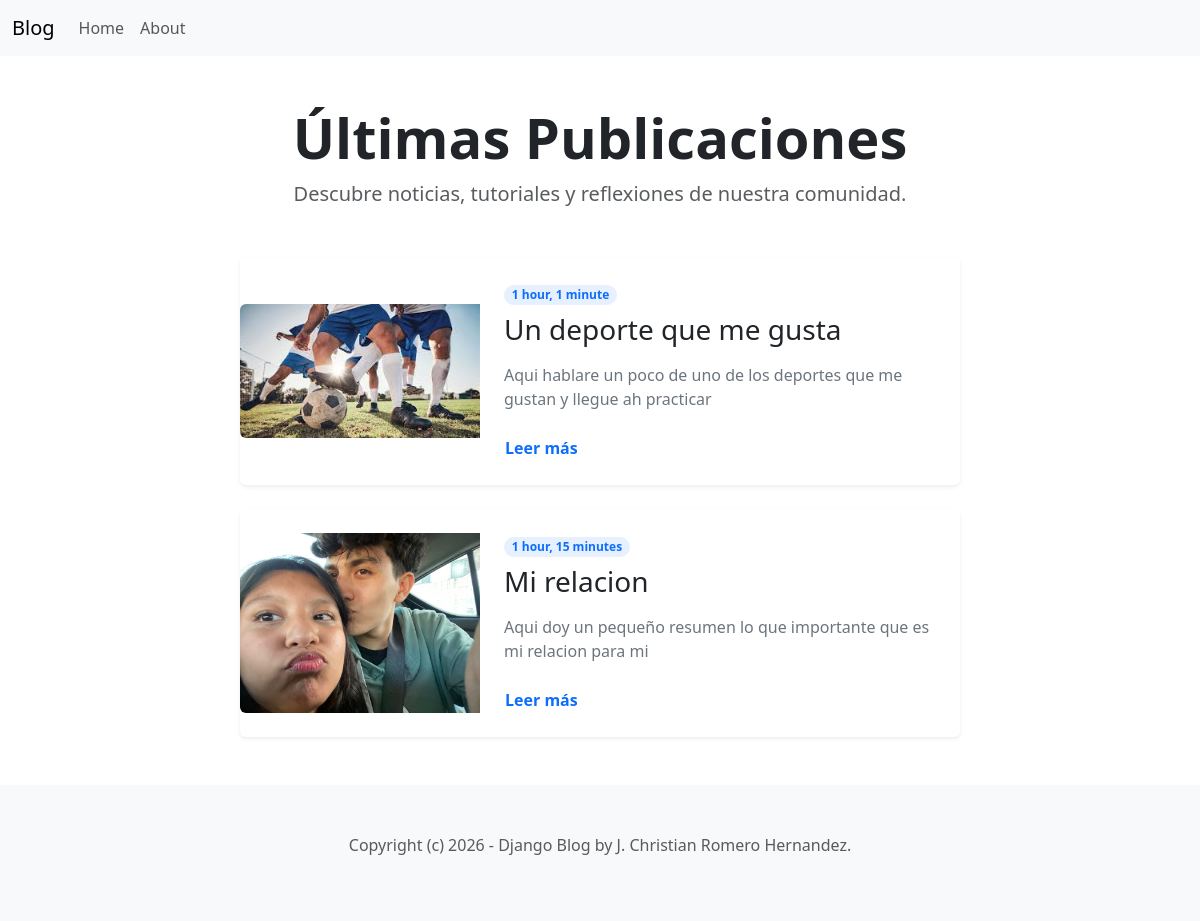
The page / on the database its author committed.
### blog/models.py (models this page shows, shortened)
class Post(models.Model):
    ACTIVE = 'active'
    DRAFT = 'draft'
    CHOICE_STATUS = {
        (ACTIVE, 'Active'),
        (DRAFT, 'Draft')
    }
    category = models.ForeignKey(Category, related_name='posts', on_delete= models.CASCADE)
    title = models.CharField(max_length=255)
    intro = models.TextField()
    body = models.TextField()
    created_at = models.DateTimeField(auto_now_add=True)
    status = models.CharField(max_length=10, choices=CHOICE_STATUS, default=ACTIVE)
    image = models.ImageField(upload_to='upload/', blank=True, null=True)

### blog/views.py (the view)
# urls.py: path('', home, name='home'),
def home(request):
    posts = Post.objects.filter(status=Post.ACTIVE).order_by('-created_at')
    context = {
        'posts': posts
    }
    return render(request, 'blog/home.html', context)

### blog/templates/blog/home.html (shortened to what this page needs)
{% extends 'blog/base.html' %}
{% block content %}
<div class="container py-5">
    <header class="mb-5 text-center">
        <h1 class="display-4 fw-bold">Últimas Publicaciones</h1>
        <p class="lead text-muted">Descubre noticias, tutoriales y reflexiones de nuestra comunidad.</p>
    </header>
    <div class="row g-4 justify-content-center">
        {% for post in posts %}
        <div class="col-12 col-md-10 col-lg-8">
            <article class="card h-100 border-0 shadow-sm hover-shadow transition-all">
                <div class="row g-0 align-items-center">
                    {% if post.image %}
                    <div class="col-md-4">
                        <img src="{{post.image.url}}"
                             class="img-fluid rounded-start h-100 object-fit-cover"
                             alt="{{post.title}}"
                             >
                    </div>
                    {% endif %}
                    <div class="{% if post.image %}col-md-8{% else %}col-12{% endif %}">
                        <div class="card-body p-4">
                            <div class="mb-2">
                                <span class="badge rounded-pill text-bg-primary bg-opacity-10 text-primary">
                                    {{ post.created_at|timesince }}
                                </span>
                            </div>
                            <h2 class="card-title h3 mb-3">
                                <a href="{% url 'post_detail' post.id %}" class="text-decoration-none text-dark link-primary">
                                    {{ post.title }}
                                </a>
                            </h2>
                            <p class="card-text text-secondary mb-4">
                                {{ post.intro|truncatechars:160 }}
                            </p>
                            <div class="d-flex justify-content-between align-items-center">
                                <a href="{% url 'post_detail' post.id %}" class="btn btn-link p-0 text-decoration-none fw-bold">
                                    Leer más
                                </a>
                            </div>
                        </div>
                    </div>
                </div>
            </article>
        </div>
        {% empty %}
        <div class="col-12 text-center py-5">
            <p class="lead">No hay publicaciones por ahora. ¡Vuelve pronto!</p>
        </div>
        {% endfor %}
    </div>
</div>
{% endblock %}

### blog/templates/blog/home.html (style rules this page uses)
.hover-shadow { transition: transform 0.3s ease, box-shadow 0.3s ease; }
.object-fit-cover { object-fit: cover; }
.transition-all { transition: all 0.3s ease-in-out; }

### rows shown on the page
Post: image (picture), created_at "1 hour, 1 minute", title "Un deporte que me gusta", intro "Aqui hablare un poco de uno de los deportes que me gustan y llegue ah practicar"
Post: image (picture), created_at "1 hour, 15 minutes", title "Mi relacion", intro "Aqui doy un pequeño resumen lo que importante que es mi relacion para mi"
